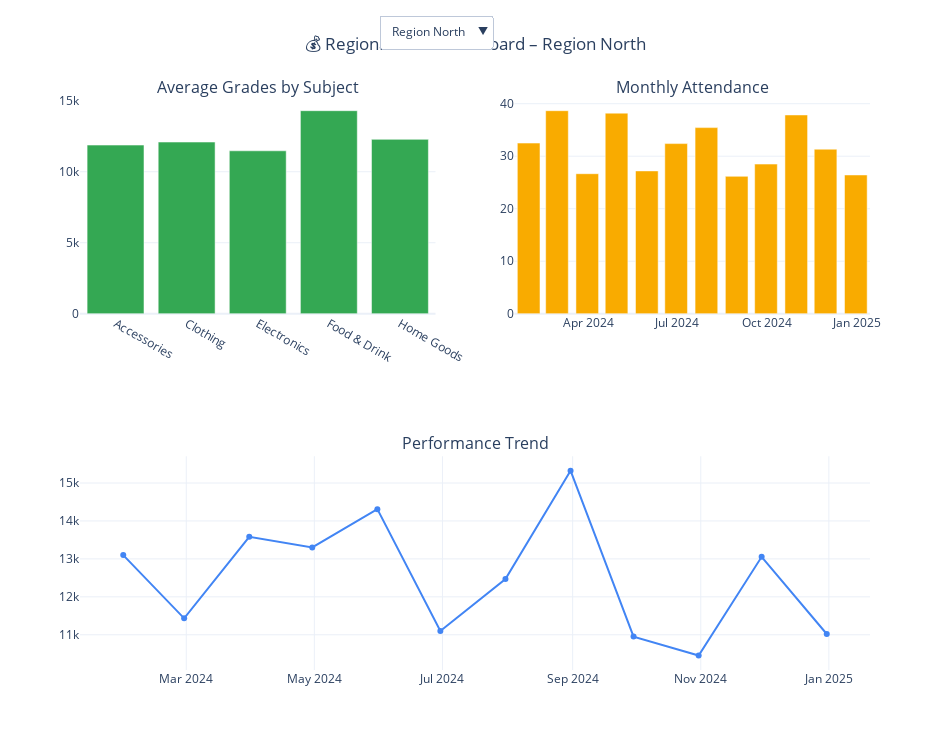

Source (notebook cell):
### Markdown cell above
Create a mini dashboard project that tracks student grades or attendance:

1. Include 3 visualizations (e.g., average grades by subject, attendance by week, and performance trend).

2. Add at least one interactive feature (dropdown or slider).

3. Explain how your dashboard helps an instructor or department make data-driven decisions.

### Code cell
np.random.seed(42)
months = pd.date_range("2024-01-01", periods=12, freq="ME")
regions = ["North", "South", "East", "West"]
categories = ["Electronics", "Clothing", "Home Goods", "Food & Drink", "Accessories"]
data = {
    "Month": np.random.choice(months, 300),
    "Section": np.random.choice(regions, 300), 
    "Subject": np.random.choice(categories, 300),
    "Average Grade": np.random.randint(5000, 20000, 300), 
    "Attendance (%)": np.random.randint(10, 50, 300)
}

df = pd.DataFrame(data)

sections = regions
section_options = []
for section in sections:
    filtered = df[df["Section"] == section]
    grade_by_subject = filtered.groupby("Subject", as_index=False)["Average Grade"].mean()
    attendance_by_month = filtered.groupby("Month", as_index=False)["Attendance (%)"].mean().sort_values("Month")
    performance_trend = filtered.groupby("Month", as_index=False)["Average Grade"].mean().sort_values("Month")

    section_options.append({
        "label": section,
        "grade_by_subject": grade_by_subject,
        "attendance_by_month": attendance_by_month,
        "performance_trend": performance_trend
    })

default = section_options[0]

fig = make_subplots(
    rows=2, cols=2,
    subplot_titles=("Average Grades by Subject", "Monthly Attendance", "Performance Trend", ""),
    specs=[[{"type": "bar"}, {"type": "bar"}],
           [{"colspan": 2}, None]]
)

fig.add_trace(go.Bar(
    x=default["grade_by_subject"]["Subject"],
    y=default["grade_by_subject"]["Average Grade"],
    name="Grades by Subject",
    marker_color="#34A853" # Changed color to a deep green
), row=1, col=1)

fig.add_trace(go.Bar(
    x=default["attendance_by_month"]["Month"],
    y=default["attendance_by_month"]["Attendance (%)"],
    name="Attendance by Month",
    marker_color="#F9AB00" # Changed color to a vibrant yellow/orange
), row=1, col=2)

fig.add_trace(go.Scatter(
    x=default["performance_trend"]["Month"],
    y=default["performance_trend"]["Average Grade"],
    mode="lines+markers",
    name="Performance Trend",
    line=dict(color="#4285F4") # Changed color to a bright blue
), row=2, col=1)

buttons = []
for section in section_options:
    buttons.append(dict(
        label=f"Region {section['label']}",
        method="update",
        args=[
            {
                "x": [
                    section["grade_by_subject"]["Subject"],
                    section["attendance_by_month"]["Month"],
                    section["performance_trend"]["Month"]
                ],
                "y": [
                    section["grade_by_subject"]["Average Grade"],
                    section["attendance_by_month"]["Attendance (%)"],
                    section["performance_trend"]["Average Grade"]
                ]
            },
            {"title": f"💰 Regional Sales Dashboard – Region {section['label']}"}
        ]
    ))

fig.update_layout(
    updatemenus=[{
        "buttons": buttons,
        "direction": "down",
        "showactive": True,
        "x": 0.45,
        "xanchor": "center",
        "y": 1.15,
        "yanchor": "top"
    }],
    title_text="💰 Regional Sales Dashboard – Region North",
    title_x=0.5,
    height=750,
    width=950,
    showlegend=False,
    template="plotly_white"
)

fig.show()

### Figure 1 — Plotly figure (JSON) as saved in the notebook; plotly's stock layout.template omitted (floating-point values rounded to 4 significant figures)
{"data": [{"marker": {"color": "#34A853"}, "name": "Grades by Subject", "type": "bar", "x": ["Accessories", "Clothing", "Electronics", "Food & Drink", "Home Goods"], "xaxis": "x", "y": [11880.0, 12090.0, 11470.0, 14300.0, 12280.0], "yaxis": "y"}, {"marker": {"color": "#F9AB00"}, "name": "Attendance by Month", "type": "bar", "x": ["2024-01-31T00:00:00.000000000", "2024-02-29T00:00:00.000000000", "2024-03-31T00:00:00.000000000", "2024-04-30T00:00:00.000000000", "2024-05-31T00:00:00.000000000", "2024-06-30T00:00:00.000000000", "2024-07-31T00:00:00.000000000", "2024-08-31T00:00:00.000000000", "2024-09-30T00:00:00.000000000", "2024-10-31T00:00:00.000000000", "2024-11-30T00:00:00.000000000", "2024-12-31T00:00:00.000000000"], "xaxis": "x2", "y": [32.5, 38.67, 26.67, 38.2, 27.2, 32.4, 35.44, 26.17, 28.5, 37.86, 31.33, 26.43], "yaxis": "y2"}, {"line": {"color": "#4285F4"}, "mode": "lines+markers", "name": "Performance Trend", "type": "scatter", "x": ["2024-01-31T00:00:00.000000000", "2024-02-29T00:00:00.000000000", "2024-03-31T00:00:00.000000000", "2024-04-30T00:00:00.000000000", "2024-05-31T00:00:00.000000000", "2024-06-30T00:00:00.000000000", "2024-07-31T00:00:00.000000000", "2024-08-31T00:00:00.000000000", "2024-09-30T00:00:00.000000000", "2024-10-31T00:00:00.000000000", "2024-11-30T00:00:00.000000000", "2024-12-31T00:00:00.000000000"], "xaxis": "x3", "y": [13100.0, 11430.0, 13580.0, 13300.0, 14310.0, 11100.0, 12470.0, 15320.0, 10950.0, 10450.0, 13050.0, 11020.0], "yaxis": "y3"}], "layout": {"annotations": [{"font": {"size": 16}, "showarrow": false, "text": "Average Grades by Subject", "x": 0.225, "xanchor": "center", "xref": "paper", "y": 1, "yanchor": "bottom", "yref": "paper"}, {"font": {"size": 16}, "showarrow": false, "text": "Monthly Attendance", "x": 0.775, "xanchor": "center", "xref": "paper", "y": 1, "yanchor": "bottom", "yref": "paper"}, {"font": {"size": 16}, "showarrow": false, "text": "Performance Trend", "x": 0.5, "xanchor": "center", "xref": "paper", "y": 0.375, "yanchor": "bottom", "yref": "paper"}], "height": 750, "showlegend": false, "title": {"text": "💰 Regional Sales Dashboard – Region North", "x": 0.5}, "updatemenus": [{"buttons": [{"args": [{"x": [["Accessories", "Clothing", "Electronics", "Food & Drink", "Home Goods"], ["2024-01-31T00:00:00", "2024-02-29T00:00:00", "2024-03-31T00:00:00", "2024-04-30T00:00:00", "2024-05-31T00:00:00", "2024-06-30T00:00:00", "2024-07-31T00:00:00", "2024-08-31T00:00:00", "2024-09-30T00:00:00", "2024-10-31T00:00:00", "2024-11-30T00:00:00", "2024-12-31T00:00:00"], ["2024-01-31T00:00:00", "2024-02-29T00:00:00", "2024-03-31T00:00:00", "2024-04-30T00:00:00", "2024-05-31T00:00:00", "2024-06-30T00:00:00", "2024-07-31T00:00:00", "2024-08-31T00:00:00", "2024-09-30T00:00:00", "2024-10-31T00:00:00", "2024-11-30T00:00:00", "2024-12-31T00:00:00"]], "y": [[11880.0, 12090.0, 11470.0, 14300.0, 12280.0], [32.5, 38.67, 26.67, 38.2, 27.2, 32.4, 35.44, 26.17, 28.5, 37.86, 31.33, 26.43], [13100.0, 11433, 13580.0, 13300.0, 14311, 11100.0, 12470.0, 15325, 10950.0, 10450.0, 13050.0, 11020.0]]}, {"title": "💰 Regional Sales Dashboard – Region North"}], "label": "Region North", "method": "update"}, {"args": [{"x": [["Accessories", "Clothing", "Electronics", "Food & Drink", "Home Goods"], ["2024-01-31T00:00:00", "2024-02-29T00:00:00", "2024-03-31T00:00:00", "2024-04-30T00:00:00", "2024-05-31T00:00:00", "2024-06-30T00:00:00", "2024-07-31T00:00:00", "2024-08-31T00:00:00", "2024-09-30T00:00:00", "2024-10-31T00:00:00", "2024-11-30T00:00:00", "2024-12-31T00:00:00"], ["2024-01-31T00:00:00", "2024-02-29T00:00:00", "2024-03-31T00:00:00", "2024-04-30T00:00:00", "2024-05-31T00:00:00", "2024-06-30T00:00:00", "2024-07-31T00:00:00", "2024-08-31T00:00:00", "2024-09-30T00:00:00", "2024-10-31T00:00:00", "2024-11-30T00:00:00", "2024-12-31T00:00:00"]], "y": [[11610.0, 12950.0, 12244, 14120.0, 13062], [26.5, 25.75, 23.67, 30.75, 20.5, 35.75, 27.78, 33.8, 31.58, 35.86, 29.17, 26.33], [14270.0, 11570.0, 12270.0, 13030.0, 13840.0, 10490.0, 14410.0, 13730.0, 12854, 12080.0, 10870.0, 11950.0]]}, {"title": "💰 Regional Sales Dashboard – Region South"}], "label": "Region South", "method": "update"}, {"args": [{"x": [["Accessories", "Clothing", "Electronics", "Food & Drink", "Home Goods"], ["2024-01-31T00:00:00", "2024-02-29T00:00:00", "2024-03-31T00:00:00", "2024-04-30T00:00:00", "2024-05-31T00:00:00", "2024-06-30T00:00:00", "2024-07-31T00:00:00", "2024-08-31T00:00:00", "2024-09-30T00:00:00", "2024-10-31T00:00:00", "2024-11-30T00:00:00", "2024-12-31T00:00:00"], ["2024-01-31T00:00:00", "2024-02-29T00:00:00", "2024-03-31T00:00:00", "2024-04-30T00:00:00", "2024-05-31T00:00:00", "2024-06-30T00:00:00", "2024-07-31T00:00:00", "2024-08-31T00:00:00", "2024-09-30T00:00:00", "2024-10-31T00:00:00", "2024-11-30T00:00:00", "2024-12-31T00:00:00"]], "y": [[13150.0, 12020.0, 11230.0, 13530.0, 11110.0], [40, 28.83, 23.4, 20.17, 34.5, 33.33, 29.2, 30, 31.33, 31.75, 34.67, 29.75], [13330.0, 11895, 12790.0, 13270.0, 9729, 14112, 10580.0, 12454, 11170.0, 12430.0, 9545.0, 13330.0]]}, {"title": "💰 Regional Sales Dashboard – Region East"}], "label": "Region East", "method": "update"}, {"args": [{"x": [["Accessories", "Clothing", "Electronics", "Food & Drink", "Home Goods"], ["2024-01-31T00:00:00", "2024-02-29T00:00:00", "2024-03-31T00:00:00", "2024-04-30T00:00:00", "2024-05-31T00:00:00", "2024-06-30T00:00:00", "2024-07-31T00:00:00", "2024-08-31T00:00:00", "2024-09-30T00:00:00", "2024-10-31T00:00:00", "2024-11-30T00:00:00", "2024-12-31T00:00:00"], ["2024-01-31T00:00:00", "2024-02-29T00:00:00", "2024-03-31T00:00:00", "2024-04-30T00:00:00", "2024-05-31T00:00:00", "2024-06-30T00:00:00", "2024-07-31T00:00:00", "2024-08-31T00:00:00", "2024-09-30T00:00:00", "2024-10-31T00:00:00", "2024-11-30T00:00:00", "2024-12-31T00:00:00"]], "y": [[12600.0, 13150.0, 12330.0, 10860.0, 13840.0], [30.91, 38.33, 32, 27.62, 32.2, 28.4, 34, 36.62, 33.75, 33.75, 29, 27.23], [12460.0, 12040, 11790.0, 10780.0, 11550.0, 11870.0, 12459, 10336, 15320.0, 12210.0, 13750.0, 13071]]}, {"title": "💰 Regional Sales Dashboard – Region West"}], "label": "Region West", "method": "update"}], "direction": "down", "showactive": true, "x": 0.45, "xanchor": "center", "y": 1.15, "yanchor": "top"}], "width": 950, "xaxis": {"anchor": "y", "domain": [0, 0.45]}, "xaxis2": {"anchor": "y2", "domain": [0.55, 1]}, "xaxis3": {"anchor": "y3", "domain": [0, 1]}, "yaxis": {"anchor": "x", "domain": [0.625, 1]}, "yaxis2": {"anchor": "x2", "domain": [0.625, 1]}, "yaxis3": {"anchor": "x3", "domain": [0, 0.375]}}}
